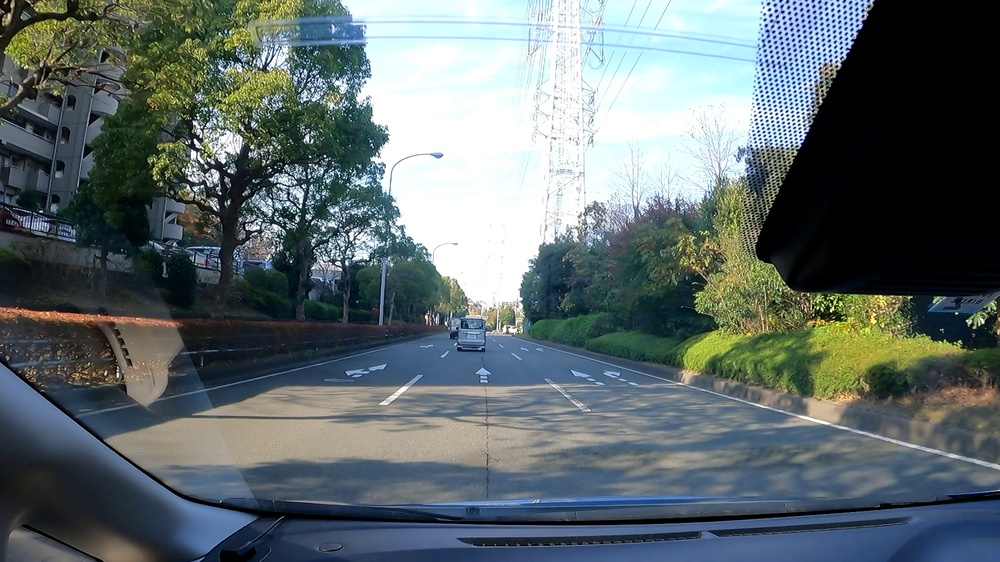
#> input picture ch4/4.3/drivecam.jpg, 1000 x 562 px, shrunk from 1920 x 1080 before the run
$ python adaptive_thresh_imp.py
#> lines starting #> are read from the running program, lines starting #| are printed output that depends on the picture; after the words box and inside, x2 and y2 are one past the last pixel; in counts of white or black regions, pixels touching at a corner belong together
import cv2
import numpy as np
from matplotlib import pyplot as plt

# 元の画像
img = cv2.cvtColor(cv2.imread('drivecam.jpg'), cv2.COLOR_BGR2GRAY)
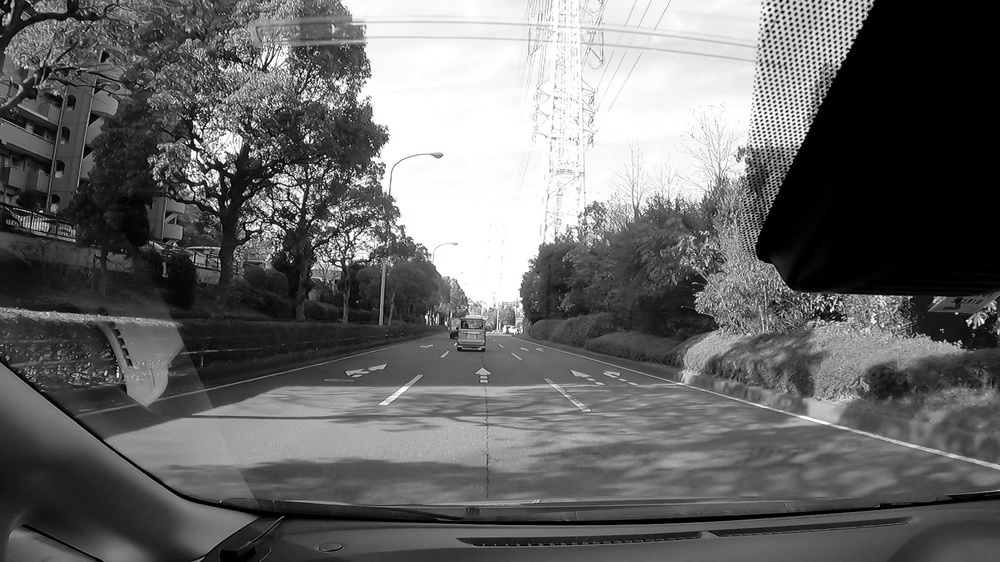
#> img: shape (562, 1000); min 0, max 255, mean 104.1
cv2.imshow('1. original', img)

# パラメータ
block_size = 15
c = 25

# 画像をぼかす
blur_img = cv2.GaussianBlur(img, (block_size, block_size), 0)
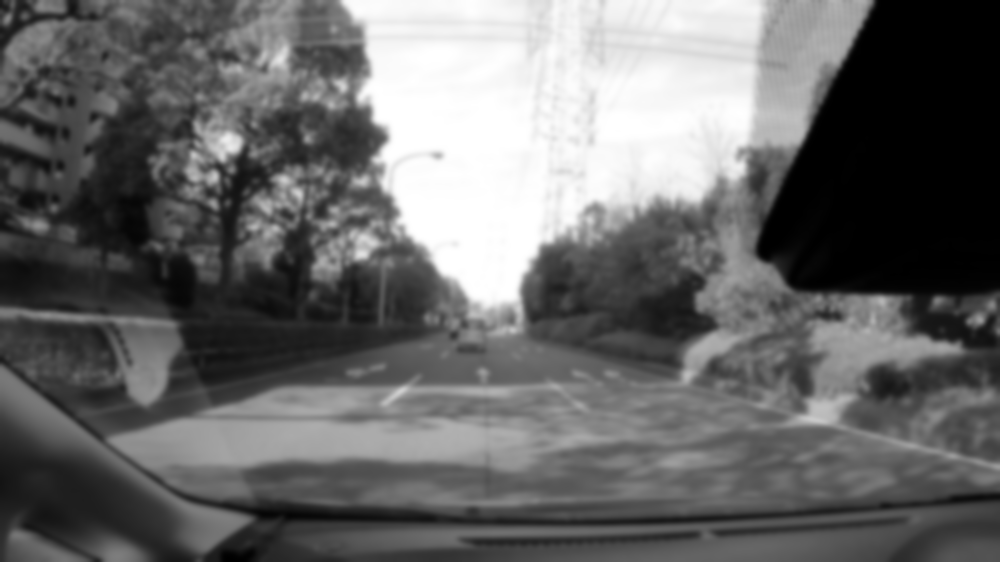
#> blur_img: shape (562, 1000); min 0, max 255, mean 104.1
cv2.imshow('2. blur', blur_img)

# ぼかした画像とぼかす前の画像の差分をとる
diff_img = blur_img - img
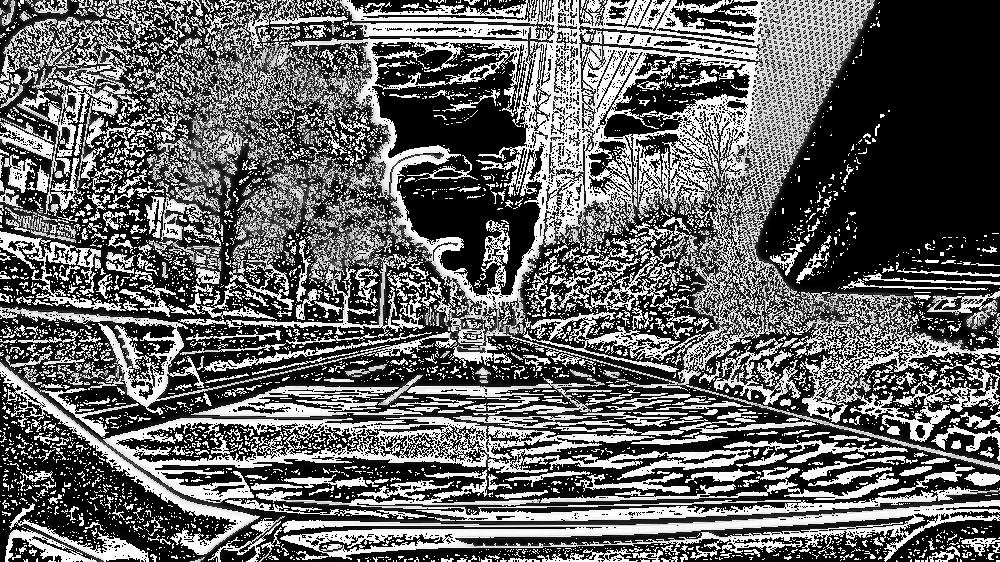
#> diff_img: shape (562, 1000); min 0, max 255, mean 100.5
cv2.imshow('3. diff', diff_img)

# 差がcより大きいか否かで白か黒かを決める
result_img = np.where(blur_img - c > img, 0, 255)
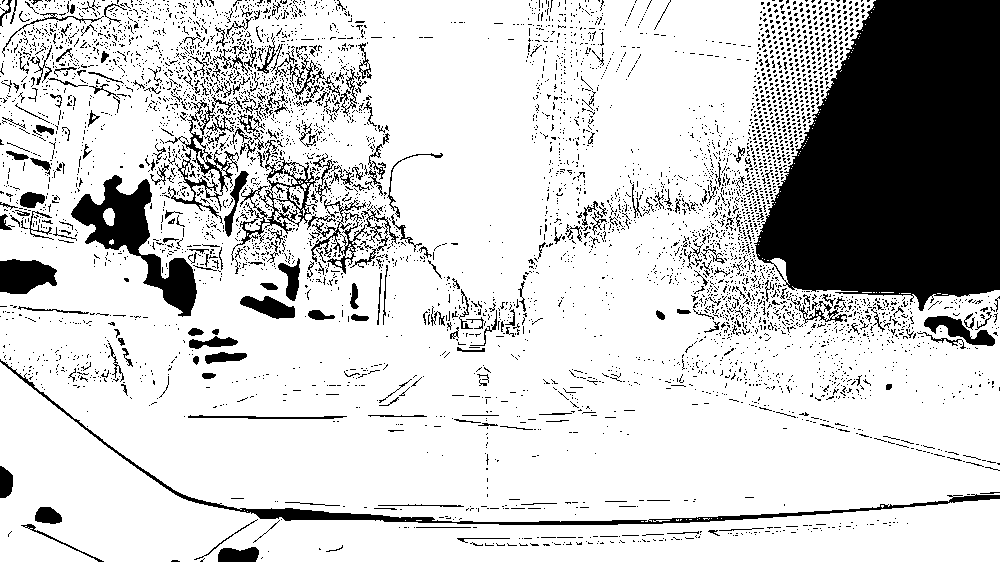
#> result_img: shape (562, 1000) int64; 80.3% white; 5435 black regions (5142 under 20 px), largest, box (x1, y1, x2, y2) and area: (754, 0, 1000, 311) 56637, (71, 175, 197, 317) 5486, (0, 359, 1000, 525) 4195
cv2.imshow('4. result', result_img.astype(np.uint8))

cv2.waitKey(0)

$ run again, with ch4/4.3/bolts.jpg copied over ch4/4.3/drivecam.jpg
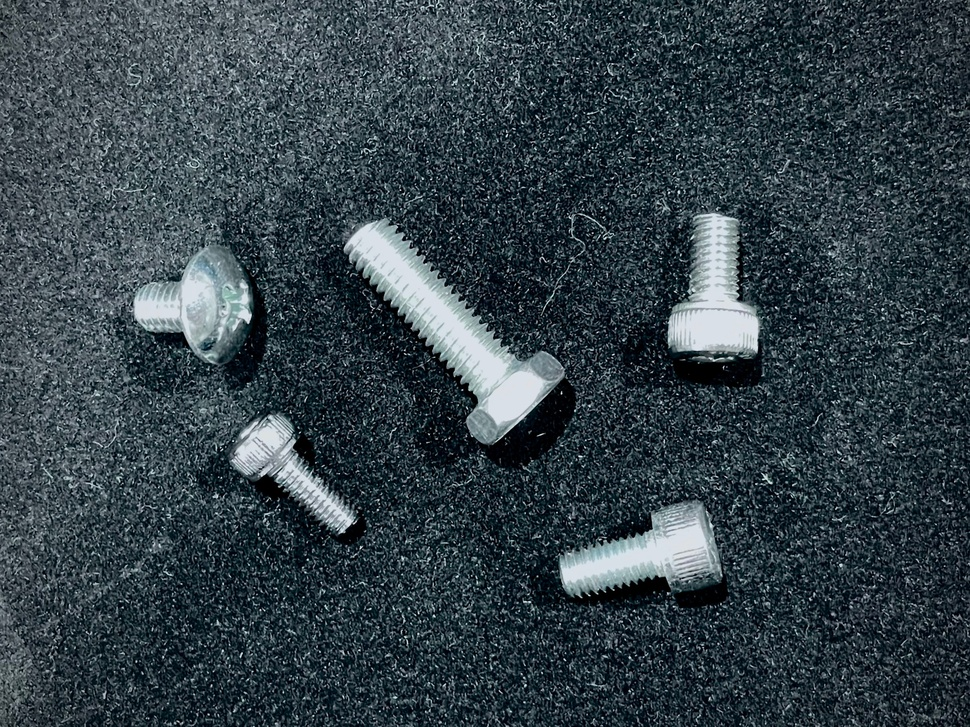
#> input picture ch4/4.3/bolts.jpg, 970 x 727 px, shrunk from 4000 x 3000 before the run
#> `diff_img = blur_img - img`:
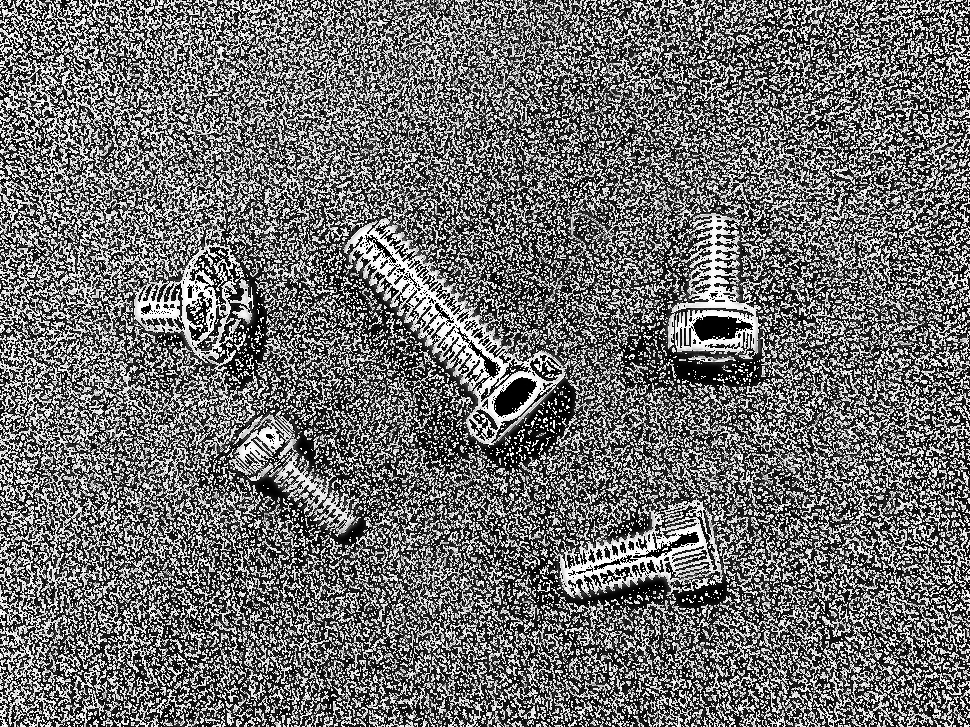
#> diff_img: shape (727, 970); min 0, max 255, mean 111
#> `result_img = np.where(blur_img - c > img, 0, 255)`:
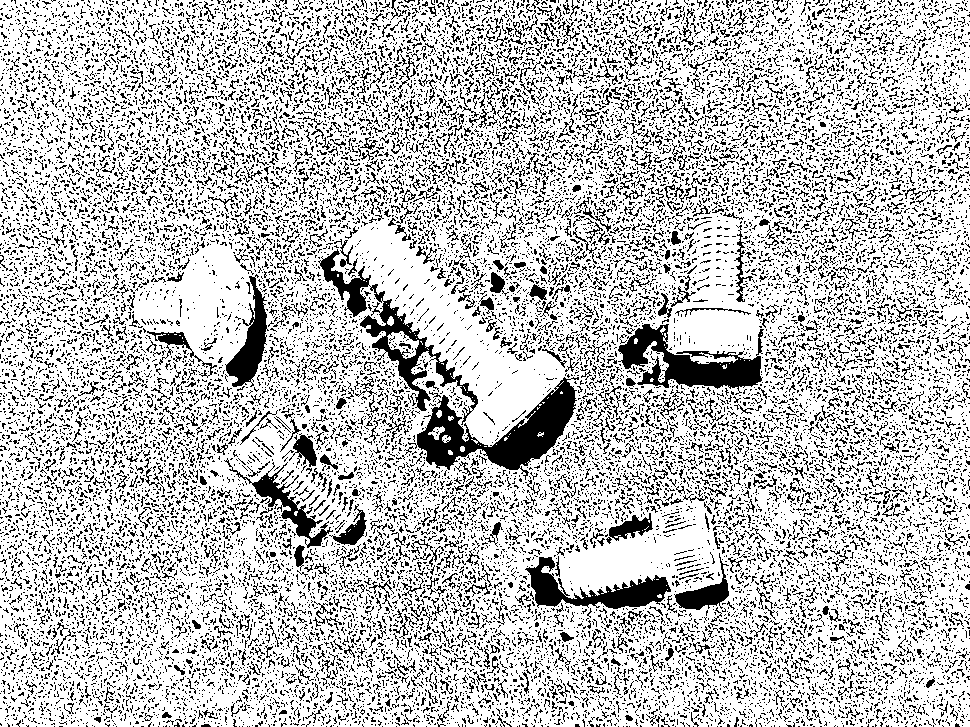
#> result_img: shape (727, 970) int64; 76.1% white; black in thin lines or dots
